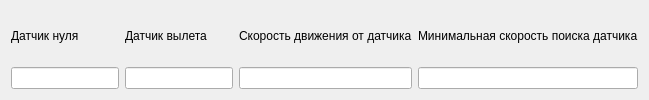
                 <widget class="QWidget" name="tab_8">
                  <attribute name="title">
                   <string>Скорость поиска датчиков</string>
                  </attribute>
                  <layout class="QGridLayout" name="gridLayout_43">
                   <item row="0" column="2">
                    <widget class="QLabel" name="label_4">
                     <property name="text">
                      <string>Скорость движения от датчика</string>
                     </property>
                    </widget>
                   </item>
                   <item row="0" column="3">
                    <widget class="QLabel" name="label_5">
                     <property name="text">
                      <string>Минимальная скорость поиска датчика</string>
                     </property>
                    </widget>
                   </item>
                   <item row="0" column="1">
                    <widget class="QLabel" name="label_3">
                     <property name="text">
                      <string>Датчик вылета</string>
                     </property>
                    </widget>
                   </item>
                   <item row="0" column="0">
                    <widget class="QLabel" name="label_2">
                     <property name="text">
                      <string>Датчик нуля</string>
                     </property>
                    </widget>
                   </item>
                   <item row="1" column="0">
                    <widget class="QLineEdit" name="lineEdit_46"/>
                   </item>
                   <item row="1" column="1">
                    <widget class="QLineEdit" name="lineEdit_47"/>
                   </item>
                   <item row="1" column="2">
                    <widget class="QLineEdit" name="lineEdit_48"/>
                   </item>
                   <item row="1" column="3">
                    <widget class="QLineEdit" name="lineEdit_49"/>
                   </item>
                  </layout>
                 </widget>
